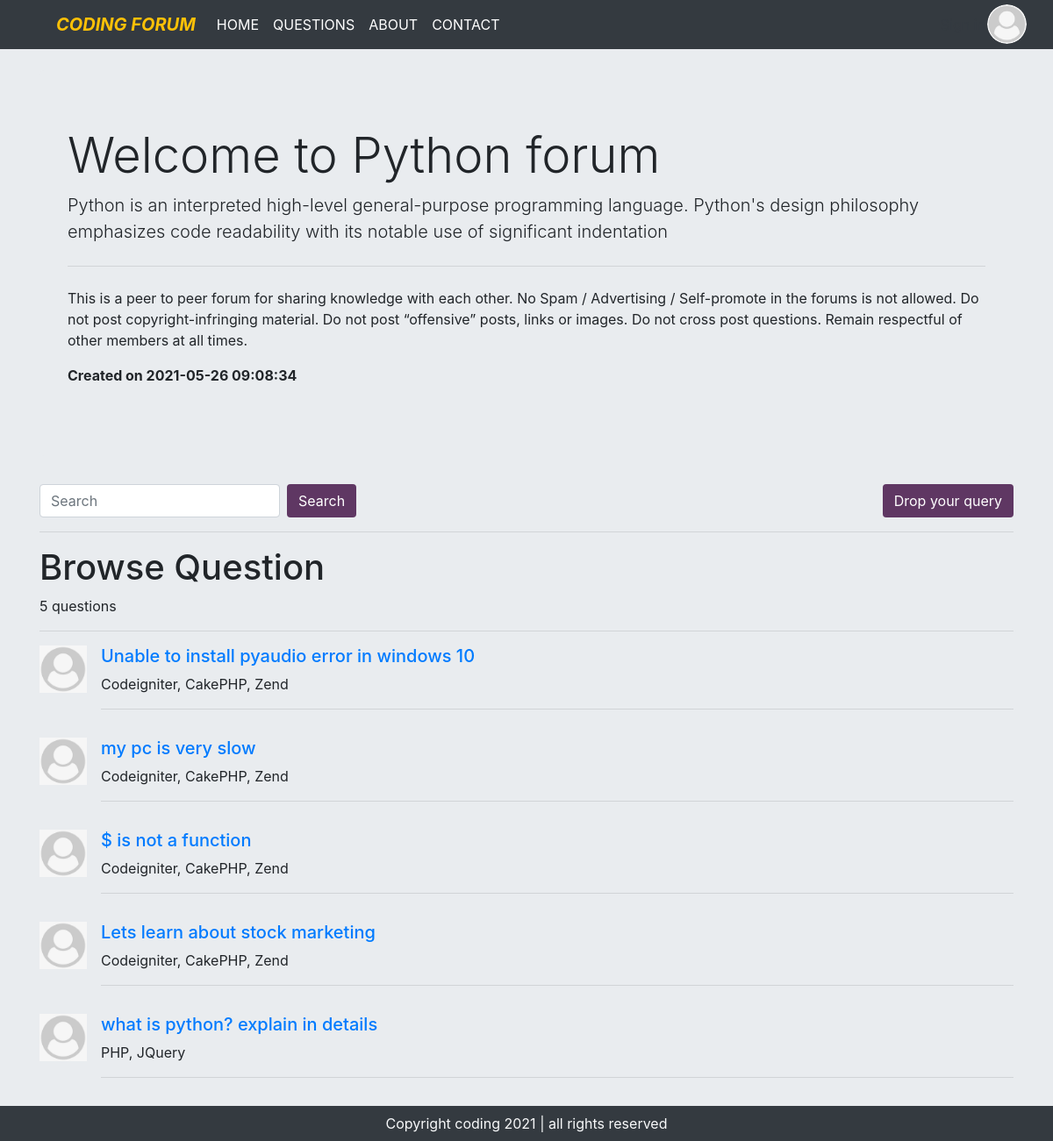
Screenshot of /questions.php?cat_id=1 with the database file from the repository.
### tables this page shows
CREATE TABLE `categories` (
  `category_id` int(8) NOT NULL,
  `category_name` varchar(255) NOT NULL,
  `category_description` varchar(255) NOT NULL,
  `created` datetime NOT NULL DEFAULT current_timestamp()
);

CREATE TABLE `que_threads` (
  `thread_id` int(8) NOT NULL,
  `thread_title` varchar(255) NOT NULL,
  `thread_desc` text NOT NULL,
  `thread_cat_id` int(8) NOT NULL,
  `posted_by` varchar(255) NOT NULL,
  `timestamp` datetime NOT NULL DEFAULT current_timestamp(),
  `tags` text NOT NULL
);

### questions.php (the view, shortened to what this page needs)
<?php
    include 'partials/dbconnection.php';
?>
<!doctype html>
<html lang="en">
<head>
    <link rel="stylesheet" href="https://maxcdn.bootstrapcdn.com/bootstrap/4.0.0/css/bootstrap.min.css"
>
    <link rel="stylesheet" href="https://cdnjs.cloudflare.com/ajax/libs/font-awesome/5.15.3/css/all.min.css"
>
    <link rel="stylesheet" type="text/css" href="css/user-menu.css">
</head>
<body id="top">
    <?php include 'partials/header.php'; ?>
    <?php
                  if(isset($_REQUEST['cat_id']) == true){
                      $id = $_REQUEST['cat_id'];
                      $sql1 = "select * from categories where category_id = '$id'";
                      $query1 = mysqli_query($conn, $sql1);
                      while($row = mysqli_fetch_array($query1)){
                          echo '<div class="container my-4">
                            <div class="jumbotron">
                                <h1 class="display-4">Welcome to '.$row['category_name'].' forum</h1>
                                <p class="lead">'.$row['category_description'].'</p>
                                <hr class="my-4">
                                <p>This is a peer to peer forum for sharing knowledge with each other. No Spam / Advertising /
                                Self-promote in the forums is not allowed. Do not post copyright-infringing material.
                                Do not post “offensive” posts, links or images.
                                Do not cross post questions.
                                Remain respectful of other members at all times.</p>
                                <p><b>Created on '.$row['created'].'</b></p>
                            </div>
                        </div>';
                       }
                    }
    ?>
    <div class="container d-flex justify-content-between align-items-baseline mt-4">
        <form class="form-inline my-2 my-lg-0" action="search.php" method="GET">
            <input class="form-control mr-sm-2" type="search" placeholder="Search" name="query" aria-label="Search">
            <button class="btn my-2 my-sm-0 text-white" type="submit" style="background-color: #5f3763;">Search</button>
        </form>
        <a href="ask.php" class="btn text-white" style="background-color: #5f3763;">Drop your query</a>
    </div>
    <div class="container">
        <hr>
        <h1>Browse Question</h1>
        <?php
                      $sql = "select * from que_threads";
                      $result = mysqli_query($conn, $sql);
                      $row = mysqli_num_rows($result);
                      echo "<p>".$row." questions</p>";
                      echo "<hr>";
                  if($row > 0){
                      while($row1 = mysqli_fetch_array($result)){
                        echo '<div class="media my-3">
                                <img src="images/default.png" width="54px" class="mr-3" alt="...">
                                <div class="media-body">
                                    <h5 class="mt-0"><a href="thread.php?que='.$row1['slug'].'" class="" style="text-decoration: none;">'.$row1['thread_title'].'</a></h5>
                                    '.$row1['tags'].'
                                    <hr>
                                </div>
                            </div>';
                       }
                  }
     ?>
    </div>
    <?php include 'partials/footer.php'; ?>
</body>
</html>

### partials/header.php (shortened to what this page needs)
<?php
echo '<div class="bgimg">
    <nav class="navbar navbar-expand-lg navbar-dark bg-dark">
  <a class="navbar-brand text-uppercase text-warning font-weight-bold font-italic ml-lg-5" href="index.php">coding forum</a>
  <button class="navbar-toggler" type="button" data-toggle="collapse" data-target="#navbarSupportedContent" aria-controls="navbarSupportedContent" aria-expanded="false" aria-label="Toggle navigation">
    <span class="navbar-toggler-icon"></span>
  </button>
  <div class="collapse navbar-collapse" id="navbarSupportedContent">';
    echo '<ul class="navbar-nav mr-auto">
      <li class="nav-item active">
        <a class="nav-link text-uppercase" href="index.php">Home <span class="sr-only">(current)</span></a>
      </li>
      <li class="nav-item active">
        <a class="nav-link text-uppercase" href="questions.php" id="over">Questions</a>
      </li>
      <li class="nav-item active">
        <a class="nav-link text-uppercase" href="about.php">About</a>
      </li>
      <li class="nav-item active">
        <a class="nav-link mr-3 text-uppercase" href="contact.php">Contact</a>
      </li>
    </ul>';
    if(isset($_SESSION['loggedin']) && $_SESSION['loggedin'] == true){
        echo '
        <p class="my-2 my-sm-0 text-white" style="margin-right: 64px; text-transform: uppercase;">'.$_SESSION['firstname'].'</p>
    <div class="action">
        <div class="profile" onclick="menuToggle();">
            <img class="img-profile rounded-circle" src="'.$_SESSION['user_image'].'">
        </div>
        <div class="menu">
                <h3>'.$_SESSION['firstname']." ".$_SESSION['lastname'].'<br><span>'.$_SESSION['username'].'</span></h3>
                <ul>
                    <li><a class="dropdown-item" href="#">
                        <i class="fas fa-user fa-sm fa-fw mr-2 text-gray-400"></i>
                        Profile
                        </a>
                    </li>
                    <li>
                        <a class="dropdown-item" href="#">
                            <i class="fas fa-cogs fa-sm fa-fw mr-2 text-gray-400"></i>
                            Settings
                        </a>
                    </li>
                    <li>
                        <a class="dropdown-item" href="#">
                            <i class="fas fa-list fa-sm fa-fw mr-2 text-gray-400"></i>
                            Activity Log
                        </a>
                    </li>
                    <hr>
                    <li>
                        <a class="dropdown-item" href="partials/logout.php">
                            <i class="fas fa-sign-out-alt fa-sm fa-fw mr-2"></i>
                            Logout
                        </a>
                    </li>
                </ul>
        </div>
    </div>';
    }
    else{
        echo '<div class="d-flex justify-content-end align-items-end">
        <a href="login.php" class="btn my-2 my-sm-0 text-dark mr-5">Sign in</a>
        </div>
        <div class="action">
            <div class="profile">
                <a href="login.php"><img class="img-profile rounded-circle" src="images/default.png"></a>
            </div>
        </div>';
    }
  echo "</div>
</nav>";
?>

### partials/footer.php
<div class="container-fluid bg-dark text-light">
    <p class="text-center py-2 mb-0">Copyright coding 2021 | all rights reserved</p>
</div>

### css/user-menu.css (style rules this page uses)
* { margin: 0; padding: 0; }
.action { position: fixed; top: 20px; right: 30px; }
.action .profile { position: relative; bottom: 15px; width: 45px; height: 45px; border-radius: 50%; overflow: hidden; cursor: pointer; }
.action .profile img { position: absolute; top: 0; left: 0; width: 100%; height: 100%; object-fit: cover; }

### questions.php (style rules this page uses)
body { background-color: #e9ecef; }

### rows the page displays
categories: category_name "Python", category_description "Python is an interpreted high-level general-purpose programming language. Python's design philosophy emphasizes code readability with its notable use of significant indentation", created "2021-05-26 09:08:34"
que_threads: thread_title "Unable to install pyaudio error in windows 10", tags "Codeigniter, CakePHP, Zend"
que_threads: thread_title "my pc is very slow", tags "Codeigniter, CakePHP, Zend"
que_threads: thread_title "$ is not a function", tags "Codeigniter, CakePHP, Zend"
que_threads: thread_title "Lets learn about stock marketing", tags "Codeigniter, CakePHP, Zend"
que_threads: thread_title "what is python? explain in details", tags "PHP, JQuery"

### other values shown
$row "5"
